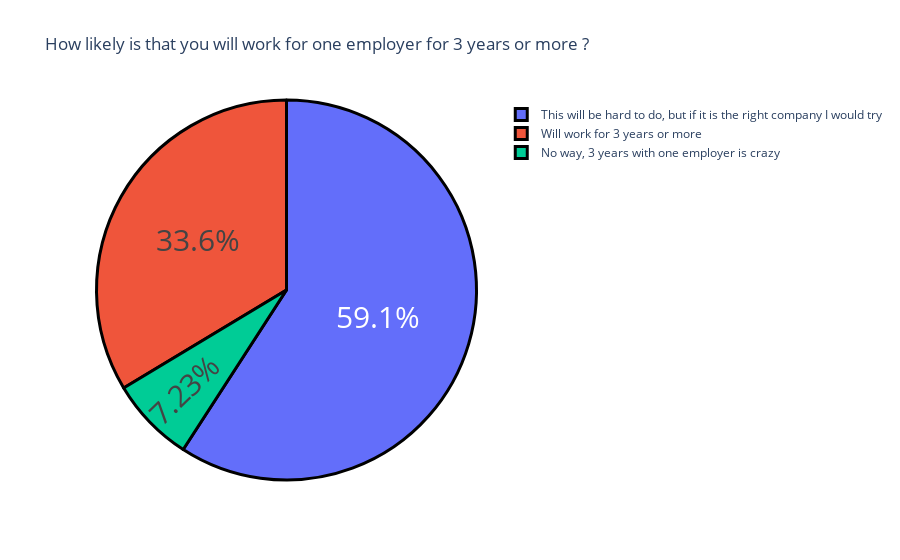

Notebook source saved alongside this figure:
### Code cell
index = que3.index
values = que3.values
fig = go.Figure(data=[go.Pie(labels=index, values=values)])
fig.update_layout(title_text='How likely is that you will work for one employer for 3 years or more ?')
fig.update_traces(hoverinfo='label+value', textinfo='percent', textfont_size=30,
                  marker=dict(line=dict(color='black', width=3)))
fig.show()

### Figure 1 — Plotly figure (JSON) as saved in the notebook; plotly's stock layout.template omitted (floating-point values rounded to 4 significant figures)
{"data": [{"hoverinfo": "label+value", "labels": ["This will be hard to do, but if it is the right company I would try", "Will work for 3 years or more", "No way, 3 years with one employer is crazy"], "marker": {"line": {"color": "black", "width": 3}}, "textfont": {"size": 30}, "textinfo": "percent", "type": "pie", "values": [139, 79, 17]}], "layout": {"title": {"text": "How likely is that you will work for one employer for 3 years or more ?"}}}
